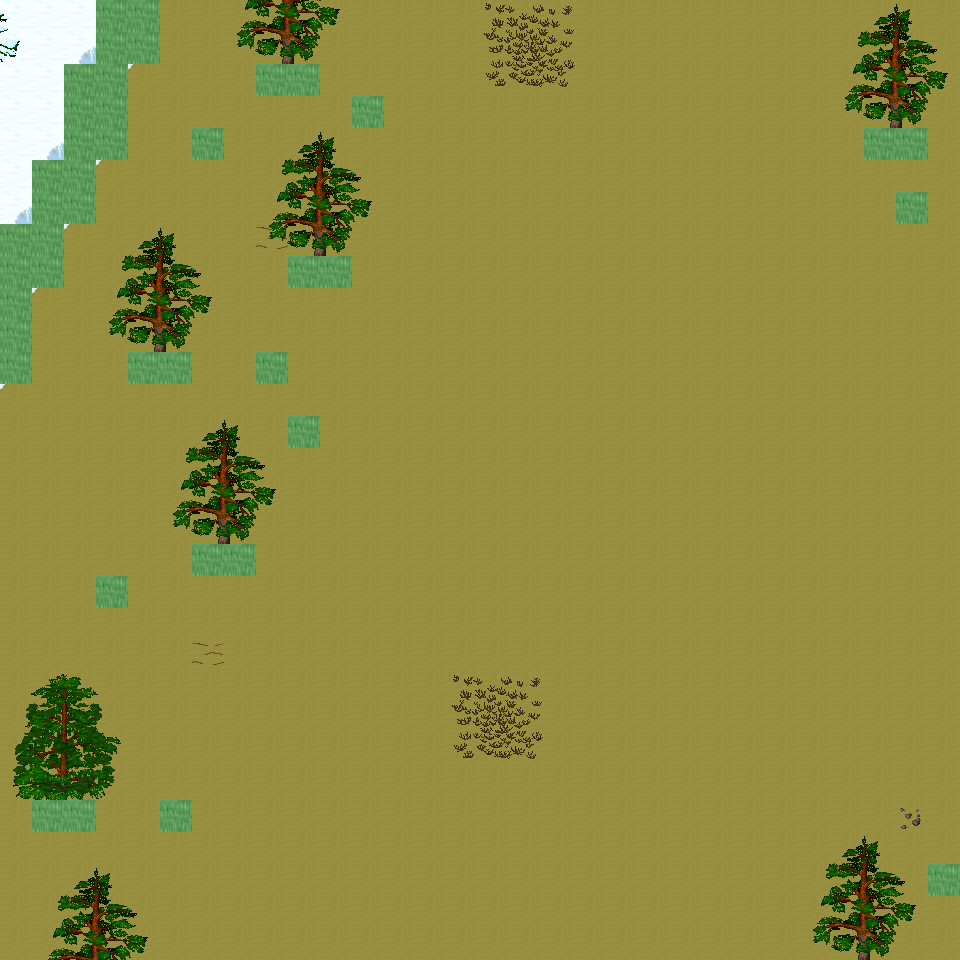

Below is a game level as drawn by its tile map, then a one-line description and the .tmx that defines it (tile-layer data replaced by summaries):
An orthogonal 30x30 tile map with 32x32 px tiles, 6 tile layers (Ground, Object, Object2, Above, ...), 47 tilesets and 7 objects (7x mapExit).

<map version="1.0" orientation="orthogonal" renderorder="right-down" width="30" height="30" tilewidth="32" tileheight="32" nextobjectid="8">
  <tileset firstgid="1" name="tileset_ground_ground" tilewidth="32" tileheight="32" tilecount="33" columns="3">
    <image source="../drawable/tileset_ground_ground.png" width="96" height="352" />
  </tileset>
  <tileset firstgid="34" name="tileset_ground_ice_ice" tilewidth="32" tileheight="32" tilecount="3" columns="3">
    <image source="../drawable/tileset_ground_ice_ice.png" width="96" height="32" />
  </tileset>
  <tileset firstgid="37" name="tileset_ground_earth_edges" tilewidth="32" tileheight="32" tilecount="18" columns="6">
    <image source="../drawable/tileset_ground_earth_edges.png" width="192" height="96" />
  </tileset>
  <tileset firstgid="55" name="tileset_ground_rock_pebbles" tilewidth="32" tileheight="32" tilecount="3" columns="1">
    <image source="../drawable/tileset_ground_rock_pebbles.png" width="32" height="96" />
  </tileset>
  <tileset firstgid="58" name="tileset_item_corpse_huge_animal" tilewidth="32" tileheight="32" tilecount="16" columns="2">
    <image source="../drawable/tileset_item_corpse_huge_animal.png" width="64" height="256" />
  </tileset>
  <tileset firstgid="74" name="tileset_plant_flower_daisy_white" tilewidth="32" tileheight="32" tilecount="8" columns="2">
    <image source="../drawable/tileset_plant_flower_daisy_white.png" width="64" height="128" />
  </tileset>
  <tileset firstgid="82" name="tileset_ground_ridge_earth_dark" tilewidth="32" tileheight="32" tilecount="96" columns="12">
    <image source="../drawable/tileset_ground_ridge_earth_dark.png" width="384" height="256" />
  </tileset>
  <tileset firstgid="178" name="tileset_ground_grass_edges" tilewidth="32" tileheight="32" tilecount="36" columns="12">
    <image source="../drawable/tileset_ground_grass_edges.png" width="384" height="96" />
  </tileset>
  <tileset firstgid="214" name="tileset_ground_ridge_ice_2" tilewidth="32" tileheight="32" tilecount="42" columns="7">
    <image source="../drawable/tileset_ground_ridge_ice_2.png" width="224" height="192" />
  </tileset>
  <tileset firstgid="256" name="tileset_ground_ice_glacier" tilewidth="32" tileheight="32" tilecount="1" columns="1">
    <image source="../drawable/tileset_ground_ice_glacier.png" width="32" height="32" />
  </tileset>
  <tileset firstgid="257" name="tileset_ground_ice_edges" tilewidth="32" tileheight="32" tilecount="9" columns="3">
    <image source="../drawable/tileset_ground_ice_edges.png" width="96" height="96" />
  </tileset>
  <tileset firstgid="266" name="tileset_plant_bush_large_brown" tilewidth="32" tileheight="32" tilecount="9" columns="3">
    <image source="../drawable/tileset_plant_bush_large_brown.png" width="96" height="96" />
  </tileset>
  <tileset firstgid="275" name="tileset_ground_ridge_ice" tilewidth="32" tileheight="32" tilecount="42" columns="7">
    <image source="../drawable/tileset_ground_ridge_ice.png" width="224" height="192" />
  </tileset>
  <tileset firstgid="317" name="tileset_plant_bush_various_small" tilewidth="32" tileheight="32" tilecount="9" columns="3">
    <image source="../drawable/tileset_plant_bush_various_small.png" width="96" height="96" />
  </tileset>
  <tileset firstgid="326" name="tileset_ground_rock_rocks_2" tilewidth="32" tileheight="32" tilecount="4" columns="2">
    <image source="../drawable/tileset_ground_rock_rocks_2.png" width="64" height="64" />
  </tileset>
  <tileset firstgid="330" name="tileset_building_decoration_blue_circle" tilewidth="32" tileheight="32" tilecount="4" columns="2">
    <image source="../drawable/tileset_building_decoration_blue_circle.png" width="64" height="64" />
  </tileset>
  <tileset firstgid="334" name="tileset_item_statue_cross" tilewidth="32" tileheight="32" tilecount="1" columns="1">
    <image source="../drawable/tileset_item_statue_cross.png" width="32" height="32" />
  </tileset>
  <tileset firstgid="335" name="tileset_ground_rock_green_crystal" tilewidth="32" tileheight="32" tilecount="9" columns="3">
    <image source="../drawable/tileset_ground_rock_green_crystal.png" width="96" height="96" />
  </tileset>
  <tileset firstgid="344" name="tileset_furniture_light_iron_lamp" tilewidth="32" tileheight="32" tilecount="3" columns="1">
    <image source="../drawable/tileset_furniture_light_iron_lamp.png" width="32" height="96" />
  </tileset>
  <tileset firstgid="347" name="tileset_item_statue_metal_and_stone" tilewidth="32" tileheight="32" tilecount="6" columns="3">
    <image source="../drawable/tileset_item_statue_metal_and_stone.png" width="96" height="64" />
  </tileset>
  <tileset firstgid="353" name="tileset_ground_ladder_horizontal_pale" tilewidth="32" tileheight="32" tilecount="3" columns="1">
    <image source="../drawable/tileset_ground_ladder_horizontal_pale.png" width="32" height="96" />
  </tileset>
  <tileset firstgid="356" name="tileset_plant_bush_bushes" tilewidth="32" tileheight="32" tilecount="10" columns="5">
    <image source="../drawable/tileset_plant_bush_bushes.png" width="160" height="64" />
  </tileset>
  <tileset firstgid="366" name="tileset_item_blood_floor_stain" tilewidth="32" tileheight="32" tilecount="1" columns="1">
    <image source="../drawable/tileset_item_blood_floor_stain.png" width="32" height="32" />
  </tileset>
  <tileset firstgid="367" name="tileset_item_corpse_skull_dark" tilewidth="32" tileheight="32" tilecount="2" columns="2">
    <image source="../drawable/tileset_item_corpse_skull_dark.png" width="64" height="32" />
  </tileset>
  <tileset firstgid="369" name="tileset_furniture_light_flames" tilewidth="32" tileheight="32" tilecount="6" columns="6">
    <image source="../drawable/tileset_furniture_light_flames.png" width="192" height="32" />
  </tileset>
  <tileset firstgid="375" name="tileset_logic_creature_human" tilewidth="32" tileheight="32" tilecount="5" columns="5">
    <image source="../drawable/tileset_logic_creature_human.png" width="160" height="32" />
  </tileset>
  <tileset firstgid="380" name="tileset_logic_creature_elemental" tilewidth="32" tileheight="32" tilecount="16" columns="8">
    <image source="../drawable/tileset_logic_creature_elemental.png" width="256" height="64" />
  </tileset>
  <tileset firstgid="396" name="tileset_logic_collision" tilewidth="32" tileheight="32" tilecount="1" columns="1">
    <image source="../drawable/tileset_logic_collision.png" width="32" height="32" />
  </tileset>
  <tileset firstgid="397" name="tileset_logic_creature_giant_human" tilewidth="32" tileheight="32" tilecount="16" columns="8">
    <image source="../drawable/tileset_logic_creature_giant_human.png" width="256" height="64" />
  </tileset>
  <tileset firstgid="413" name="tileset_plant_tree_taller_trees" tilewidth="32" tileheight="32" tilecount="32" columns="8">
    <image source="../drawable/tileset_plant_tree_taller_trees.png" width="256" height="128" />
  </tileset>
  <tileset firstgid="445" name="tileset_plant_tree_spruce" tilewidth="32" tileheight="32" tilecount="6" columns="2">
    <image source="../drawable/tileset_plant_tree_spruce.png" width="64" height="96" />
  </tileset>
  <tileset firstgid="451" name="tileset_plant_bush_bush_mult_colored" tilewidth="32" tileheight="32" tilecount="6" columns="3">
    <image source="../drawable/tileset_plant_bush_bush_mult_colored.png" width="96" height="64" />
  </tileset>
  <tileset firstgid="457" name="tileset_ground_ice_icehole" tilewidth="32" tileheight="32" tilecount="1" columns="1">
    <image source="../drawable/tileset_ground_ice_icehole.png" width="32" height="32" />
  </tileset>
  <tileset firstgid="458" name="tileset_logic_portal" tilewidth="32" tileheight="32" tilecount="24" columns="8">
    <image source="../drawable/tileset_logic_portal.png" width="256" height="96" />
  </tileset>
  <tileset firstgid="482" name="tileset_building_wall_int_clay" tilewidth="32" tileheight="32" tilecount="100" columns="10">
    <image source="../drawable/tileset_building_wall_int_clay.png" width="320" height="320" />
  </tileset>
  <tileset firstgid="582" name="tileset_plant_tree_pine_tree" tilewidth="32" tileheight="32" tilecount="20" columns="4">
    <image source="../drawable/tileset_plant_tree_pine_tree.png" width="128" height="160" />
  </tileset>
  <tileset firstgid="602" name="tileset_plant_tree_pine_tree_1" tilewidth="32" tileheight="32" tilecount="20" columns="4">
    <image source="../drawable/tileset_plant_tree_pine_tree_1.png" width="128" height="160" />
  </tileset>
  <tileset firstgid="622" name="tileset_plant_stump_hollow_logs" tilewidth="32" tileheight="32" tilecount="6" columns="3">
    <image source="../drawable/tileset_plant_stump_hollow_logs.png" width="96" height="64" />
  </tileset>
  <tileset firstgid="628" name="tileset_plant_stump_small_stump" tilewidth="32" tileheight="32" tilecount="4" columns="2">
    <image source="../drawable/tileset_plant_stump_small_stump.png" width="64" height="64" />
  </tileset>
  <tileset firstgid="632" name="tileset_plant_stump_stump_snow1" tilewidth="32" tileheight="32" tilecount="2" columns="2">
    <image source="../drawable/tileset_plant_stump_stump_snow1.png" width="64" height="32" />
  </tileset>
  <tileset firstgid="634" name="tileset_plant_stump_stump_snow" tilewidth="32" tileheight="32" tilecount="2" columns="2">
    <image source="../drawable/tileset_plant_stump_stump_snow.png" width="64" height="32" />
  </tileset>
  <tileset firstgid="636" name="tileset_building_decoration_rocks" tilewidth="32" tileheight="32" tilecount="6" columns="3">
    <image source="../drawable/tileset_building_decoration_rocks.png" width="96" height="64" />
  </tileset>
  <tileset firstgid="642" name="tileset_ground_rock_rocks" tilewidth="32" tileheight="32" tilecount="4" columns="2">
    <image source="../drawable/tileset_ground_rock_rocks.png" width="64" height="64" />
  </tileset>
  <tileset firstgid="646" name="tileset_plant_tree_snow_on_pine" tilewidth="32" tileheight="32" tilecount="20" columns="4">
    <image source="../drawable/tileset_plant_tree_snow_on_pine.png" width="128" height="160" />
  </tileset>
  <tileset firstgid="666" name="tileset_light_dim_light_5x5" tilewidth="32" tileheight="32" tilecount="25" columns="5">
    <image source="../drawable/tileset_light_dim_light_5x5.png" width="160" height="160" />
  </tileset>
  <tileset firstgid="691" name="tileset_logic_creature_fowl" tilewidth="32" tileheight="32" tilecount="6" columns="6">
    <image source="../drawable/tileset_logic_creature_fowl.png" width="192" height="32" />
  </tileset>
  <tileset firstgid="697" name="tileset_logic_creature_animal" tilewidth="32" tileheight="32" tilecount="32" columns="8">
    <image source="../drawable/tileset_logic_creature_animal.png" width="256" height="128" />
  </tileset>
  <layer name="Ground" width="30" height="30">
    <data>[900 cells, 900 non-empty, 2 distinct tile ids]</data>
  </layer>
  <layer name="Object" width="30" height="30">
    <data>[900 cells, 70 non-empty, 27 distinct tile ids]</data>
  </layer>
  <layer name="Object2" width="30" height="30">
    <data>[900 cells, 0 non-empty, 0 distinct tile ids]</data>
  </layer>
  <layer name="Above" width="30" height="30">
    <data>[900 cells, 130 non-empty, 38 distinct tile ids]</data>
  </layer>
  <layer name="Above2" width="30" height="30">
    <data>[900 cells, 0 non-empty, 0 distinct tile ids]</data>
  </layer>
  <layer name="Walkable" width="30" height="30">
    <data>[900 cells, 41 non-empty, 1 distinct tile ids]</data>
  </layer>
  <objectgroup name="MapEvents">
    <object id="1" name="north" type="mapExit" x="0" y="0" width="96" height="32">
      <properties>
        <property name="map" value="level_0_x71_y25" />
        <property name="x" value="0" />
        <property name="y" value="28" />
      </properties>
    </object>
    <object id="2" name="north2" type="mapExit" x="160" y="0" width="800" height="32">
      <properties>
        <property name="map" value="level_0_x71_y25" />
        <property name="x" value="5" />
        <property name="y" value="28" />
      </properties>
    </object>
    <object id="3" name="south" type="mapExit" x="0" y="928" width="960" height="32">
      <properties>
        <property name="map" value="level_0_x71_y27" />
        <property name="x" value="0" />
        <property name="y" value="1" />
      </properties>
    </object>
    <object id="4" name="west" type="mapExit" x="0" y="0" width="32" height="224">
      <properties>
        <property name="map" value="level_0_x70_y26" />
        <property name="x" value="28" />
        <property name="y" value="0" />
      </properties>
    </object>
    <object id="5" name="west2" type="mapExit" x="0" y="384" width="32" height="576">
      <properties>
        <property name="map" value="level_0_x70_y26" />
        <property name="x" value="28" />
        <property name="y" value="12" />
      </properties>
    </object>
    <object id="6" name="east" type="mapExit" x="928" y="0" width="32" height="864">
      <properties>
        <property name="map" value="level_0_x72_y26" />
        <property name="x" value="1" />
        <property name="y" value="0" />
      </properties>
    </object>
    <object id="7" name="east2" type="mapExit" x="928" y="896" width="32" height="64">
      <properties>
        <property name="map" value="level_0_x72_y26" />
        <property name="x" value="1" />
        <property name="y" value="28" />
      </properties>
    </object>
  </objectgroup>
</map>
